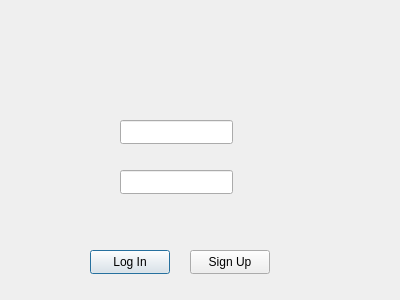
<?xml version="1.0" encoding="UTF-8"?>
<ui version="4.0">
 <class>fileManager</class>
 <widget class="QDialog" name="fileManager">
  <property name="geometry">
   <rect>
    <x>0</x>
    <y>0</y>
    <width>400</width>
    <height>300</height>
   </rect>
  </property>
  <property name="windowTitle">
   <string>Dialog</string>
  </property>
  <widget class="QPushButton" name="pushButton">
   <property name="geometry">
    <rect>
     <x>90</x>
     <y>250</y>
     <width>80</width>
     <height>24</height>
    </rect>
   </property>
   <property name="text">
    <string>Log In</string>
   </property>
  </widget>
  <widget class="QPushButton" name="SignUp">
   <property name="geometry">
    <rect>
     <x>190</x>
     <y>250</y>
     <width>80</width>
     <height>24</height>
    </rect>
   </property>
   <property name="text">
    <string>Sign Up</string>
   </property>
  </widget>
  <widget class="QLineEdit" name="passField">
   <property name="geometry">
    <rect>
     <x>120</x>
     <y>170</y>
     <width>113</width>
     <height>24</height>
    </rect>
   </property>
  </widget>
  <widget class="QLineEdit" name="userField">
   <property name="geometry">
    <rect>
     <x>120</x>
     <y>120</y>
     <width>113</width>
     <height>24</height>
    </rect>
   </property>
  </widget>
 </widget>
 <resources/>
 <connections/>
</ui>
